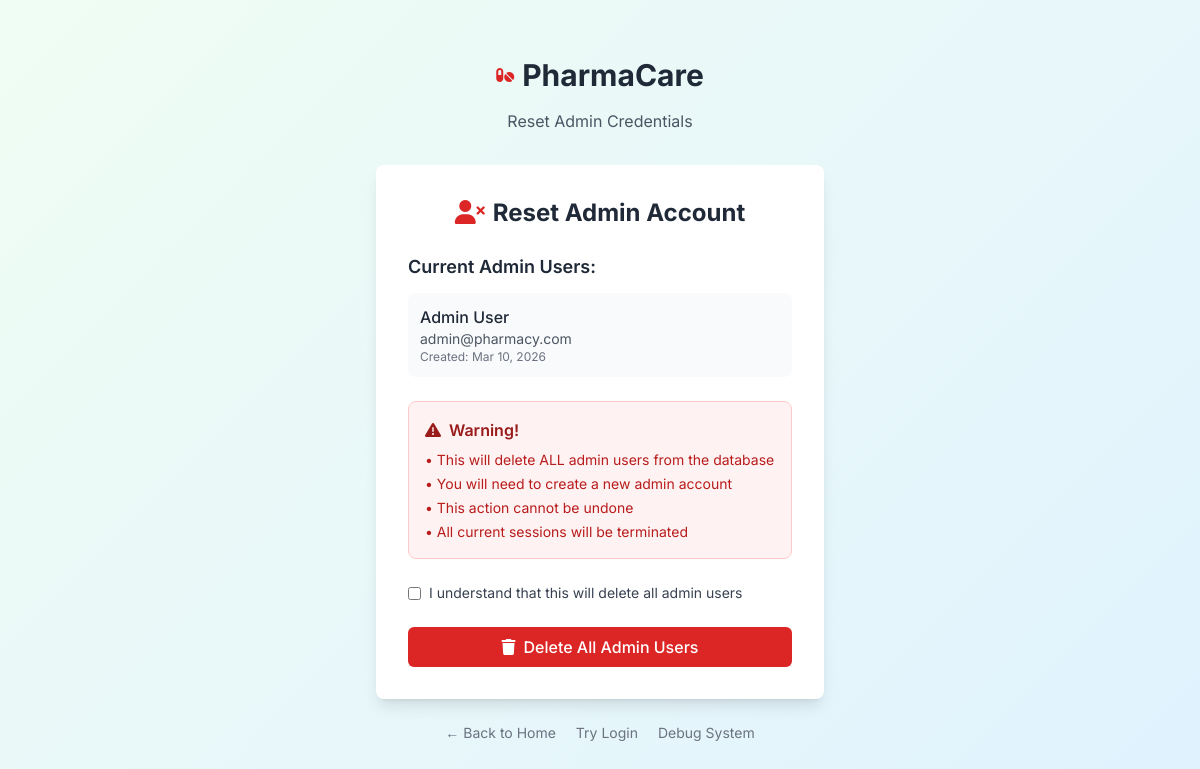
/admin/reset_admin.php, run on an earlier commit of the app's database.
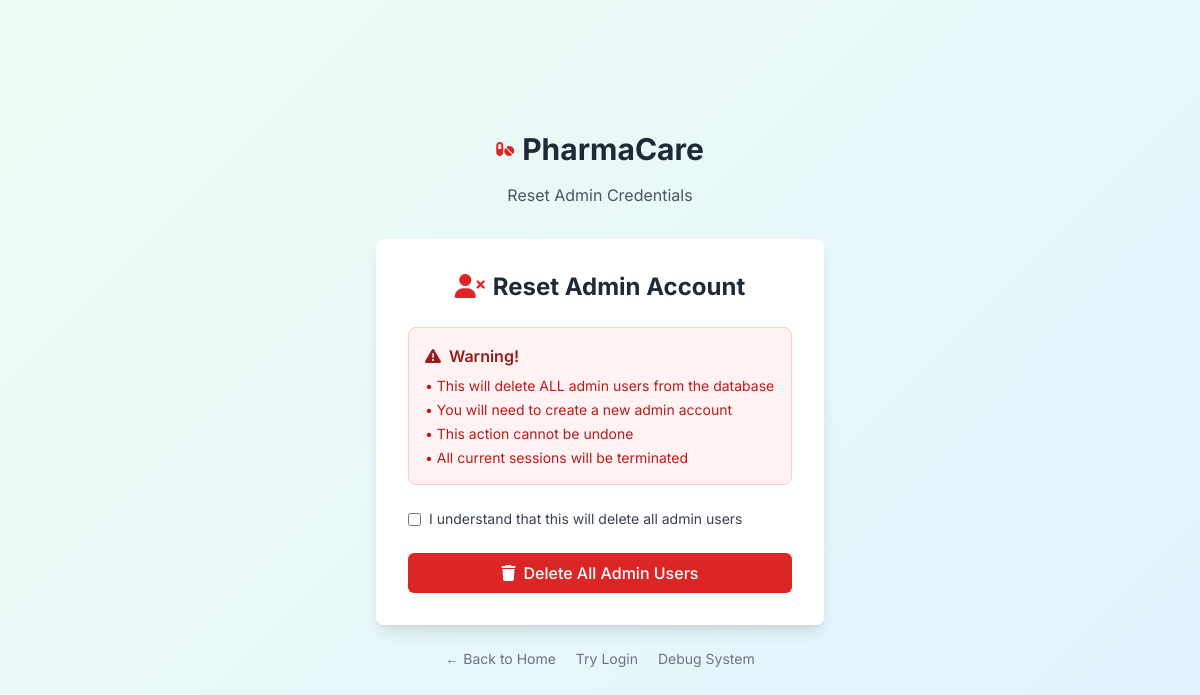
And on a later commit of the database.
### tables this page shows
CREATE TABLE users (
    id INT PRIMARY KEY AUTO_INCREMENT,
    name VARCHAR(100) NOT NULL,
    email VARCHAR(100) UNIQUE NOT NULL,
    password VARCHAR(255) NOT NULL,
    role ENUM('admin', 'pharmacist', 'customer') NOT NULL DEFAULT 'customer',
    phone VARCHAR(20),
    address TEXT,
    profile_image VARCHAR(255),
    status ENUM('active', 'inactive') DEFAULT 'active',
    created_at TIMESTAMP DEFAULT CURRENT_TIMESTAMP,
    updated_at TIMESTAMP DEFAULT CURRENT_TIMESTAMP ON UPDATE CURRENT_TIMESTAMP
);

### admin/includes/url_helper.php (called while the page is built, shortened)
<?php
function getBaseUrl() {
    $protocol = isset($_SERVER['HTTPS']) && $_SERVER['HTTPS'] === 'on' ? 'https' : 'http';
    $host = $_SERVER['HTTP_HOST'];
    $scriptName = $_SERVER['SCRIPT_NAME'];
    $pathParts = explode('/', $scriptName);
    $basePath = '';
    foreach ($pathParts as $part) {
        if ($part === 'pharmacy-management-system') {
            $basePath = '/pharmacy-management-system/admin';
            break;
        }
    }
    return $protocol . '://' . $host . $basePath;
}
function url($path = '') {
    $baseUrl = getBaseUrl();
    $path = ltrim($path, '/');
    return $baseUrl . '/' . $path;
}
?>

### admin/reset_admin.php (the view, shortened to what this page needs)
<?php
require_once __DIR__ . '/bootstrap.php';
$message = '';
$adminUsers = [];
if ($pdo) {
    try {
        $stmt = $pdo->prepare("SELECT id, name, email, created_at FROM users WHERE role = 'admin'");
        $stmt->execute();
        $adminUsers = $stmt->fetchAll(PDO::FETCH_ASSOC);
    } catch (Exception $e) {
        $error = "Error fetching admin users: " . $e->getMessage();
    }
}
?>
<!DOCTYPE html>
<html lang="en">
<head>
    <?php include 'includes/head.php'; ?>
</head>
<body class="bg-gradient-to-br from-red-50 to-orange-50 min-h-screen">
    <div class="min-h-screen flex items-center justify-center py-12 px-4">
        <div class="max-w-md w-full">
            <div class="text-center mb-8">
                <div class="inline-flex items-center space-x-2 mb-4">
                    <i class="fas fa-pills text-red-600 text-4xl"></i>
                    <span class="text-3xl font-bold text-gray-800">PharmaCare</span>
                </div>
                <p class="text-gray-600">Reset Admin Credentials</p>
            </div>
            <div class="bg-white rounded-lg shadow-lg p-8">
                <h2 class="text-2xl font-bold text-gray-800 mb-6 text-center">
                    <i class="fas fa-user-times mr-2 text-red-600"></i>Reset Admin Account
                </h2>
                <?php if ($message): ?>
                    <div class="bg-green-100 border border-green-400 text-green-700 px-4 py-3 rounded mb-4">
                        <i class="fas fa-check-circle mr-2"></i>
                        <?php echo htmlspecialchars($message); ?>
                        <div class="mt-3 space-y-2">
                            <a href="auth/register.php" class="block bg-green-600 hover:bg-green-700 text-white px-4 py-2 rounded text-center transition duration-200">
                                <i class="fas fa-user-plus mr-2"></i>Create New Admin Account
                            </a>
                            <a href="start_here.php" class="block bg-blue-600 hover:bg-blue-700 text-white px-4 py-2 rounded text-center transition duration-200">
                                <i class="fas fa-home mr-2"></i>Back to Home
                            </a>
                        </div>
                    </div>
                <?php else: ?>
                    <?php if (!empty($adminUsers)): ?>
                        <div class="mb-6">
                            <h3 class="text-lg font-semibold text-gray-800 mb-3">Current Admin Users:</h3>
                            <div class="space-y-2">
                                <?php foreach ($adminUsers as $user): ?>
                                    <div class="bg-gray-50 p-3 rounded-lg">
                                        <p class="font-medium text-gray-800"><?php echo htmlspecialchars($user['name']); ?></p>
                                        <p class="text-sm text-gray-600"><?php echo htmlspecialchars($user['email']); ?></p>
                                        <p class="text-xs text-gray-500">Created: <?php echo date('M j, Y', strtotime($user['created_at'])); ?></p>
                                    </div>
                                <?php endforeach; ?>
                            </div>
                        </div>
                    <?php endif; ?>
                    <div class="bg-red-50 border border-red-200 rounded-lg p-4 mb-6">
                        <h3 class="text-red-800 font-semibold mb-2">
                            <i class="fas fa-exclamation-triangle mr-2"></i>Warning!
                        </h3>
                        <div class="text-red-700 text-sm space-y-1">
                            <p>• This will delete ALL admin users from the database</p>
                            <p>• You will need to create a new admin account</p>
                            <p>• This action cannot be undone</p>
                            <p>• All current sessions will be terminated</p>
                        </div>
                    </div>
                    <form method="POST" onsubmit="return confirm('Are you sure you want to delete all admin users? This cannot be undone!')">
                        <div class="mb-6">
                            <label class="flex items-center">
                                <input type="checkbox" required class="mr-2">
                                <span class="text-sm text-gray-700">I understand that this will delete all admin users</span>
                            </label>
                        </div>
                        <button type="submit" name="reset" value="confirm" class="w-full bg-red-600 hover:bg-red-700 text-white font-medium py-2 px-4 rounded-md transition duration-200 flex items-center justify-center">
                            <i class="fas fa-trash mr-2"></i>
                            Delete All Admin Users
                        </button>
                    </form>
                <?php endif; ?>
            </div>
            <div class="mt-6 text-center text-sm text-gray-500 space-x-4">
                <a href="start_here.php" class="hover:text-gray-700">← Back to Home</a>
                <a href="auth/login.php" class="hover:text-gray-700">Try Login</a>
                <a href="router.php" class="hover:text-gray-700">Debug System</a>
            </div>
        </div>
    </div>
</body>
</html>

### admin/includes/head.php (shortened to what this page needs)
<script src="https://cdn.tailwindcss.com"></script>
<link rel="stylesheet" href="https://cdnjs.cloudflare.com/ajax/libs/font-awesome/6.5.2/css/all.min.css">
<link rel="stylesheet" href="<?php echo function_exists('url') ? url('assets/css/admin-icons-fix.css') : '/pharmacy-management-system/admin/assets/css/admin-icons-fix.css'; ?>">
<link rel="stylesheet" href="<?php echo function_exists('url') ? url('assets/css/design-system.css') : '/pharmacy-management-system/admin/assets/css/design-system.css'; ?>">

### admin/assets/css/design-system.css (style rules this page uses)
:root { --pc-primary: #0f9f7f; --pc-primary-600: #0d8b70; --pc-secondary: #2563eb; --pc-warning: #d97706; --pc-danger: #dc2626; --pc-success: #059669; --pc-bg: #f3f6f9; --pc-surface: #ffffff; --pc-surface-2: #f8fafc; --pc-text: #0f172a; --pc-text-muted: #64748b; --pc-border: #dbe5ef; --pc-radius: 14px; --pc-radius-sm: 10px; --pc-shadow: 0 8px 30px rgba(2, 12, 27, 0.08); --pc-shadow-soft: 0 2px 12px rgba(15, 23, 42, 0.06); }
* { box-sizing: border-box; }
body { font-family: "Inter", sans-serif; background: #fafafa; color: var(--pc-text); position: relative; overflow-x: hidden; }
body::before { content: ""; position: fixed; top: 0; left: 0; width: 100%; height: 100%; background: linear-gradient(135deg, #f0fdf4 0%, #e0f2fe 50%, #f5f3ff 100%); background-size: 200% 200%; animation: gradientShift 25s ease infinite; z-index: -2; pointer-events: none; }

What changed in the data, as far as the page shows it:
removed users: name "Admin User", email "admin@pharmacy.com", created_at "Mar 10, 2026"
Also different on the page:
text no longer shown: "Current Admin Users:"
